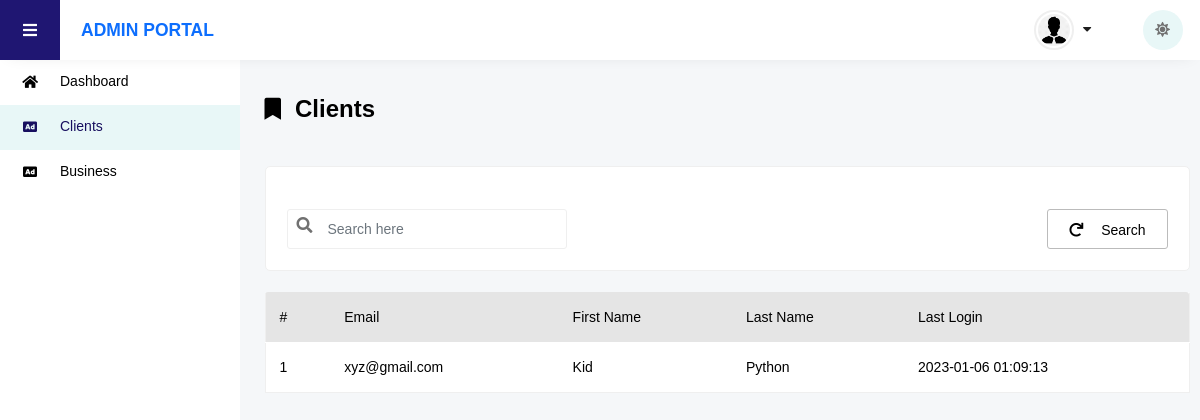
Screenshot of /admin/clients.php (signed in) with the database file from the repository.
### tables this page shows
CREATE TABLE `accounts` (
  `id` int(11) NOT NULL,
  `account_type_id` int(11) DEFAULT 0,
  `email` varchar(120) DEFAULT '',
  `password` varchar(45) DEFAULT '',
  `first_name` varchar(45) DEFAULT '',
  `last_name` varchar(45) DEFAULT '',
  `name` varchar(45) DEFAULT '',
  `last_login` varchar(45) DEFAULT '',
  `status` varchar(15) DEFAULT '',
  `email_valid` bit(1) DEFAULT b'0',
  `photo` varchar(300) DEFAULT '',
  `payment_method` varchar(3000) DEFAULT '',
  `verify` bit(1) DEFAULT b'0',
  `verify_date` varchar(45) DEFAULT '',
  `proof` varchar(300) DEFAULT '',
  `proof_date` varchar(45) DEFAULT '',
  `contact_no` varchar(45) DEFAULT ''
);

### libs/env.php (called while the page is built, shortened)
<?php
class Configuration {
    private static $environment;
    public static function GetEnvironment()
    {
        if(empty(Configuration::$environment))
        {
            switch($_SERVER['SERVER_NAME'])
            {
                default:
                    Configuration::$environment = 'dev'; break;
            }
        }
        return Configuration::$environment;
    }
}
?>

### libs/base.php (called while the page is built, shortened)
<?php
require_once('env.php');
function BASE_URL()
{
    $env = Configuration::GetEnvironment();
    switch($env)
    {
        case 'dev': return 'http://localhost:8080/event-place/';
    }
}
?>

### libs/db.php (called while the page is built)
<?php
require_once('env.php');
class Server
{
    function DbQuery($Sql)
    {
        $conn = new mysqli(
            Configuration::Setting('server'),
            Configuration::Setting('username'),
            Configuration::Setting('password'),
            Configuration::Setting('database')
        );
        if ($conn->connect_error)
        {
            die("Connection failed: " . $conn->connect_error);
        } else
        {
            return $conn->query($Sql);
        }
    }
}
?>

### admin/clients.php (the view, shortened to what this page needs)
<?php
include('../libs/base.php');
include('../libs/db.php');
$sql = "SELECT * FROM accounts WHERE account_type_id = 1";
$db = new Server();
$rows = $db->DbQuery($sql);
$cnt = mysqli_num_rows($rows);
?>
<!DOCTYPE html>
<html lang="en">
<head>
    <link rel="stylesheet" href="<?php echo BASE_URL() . 'assets/base/css/dashboard.css' ?>">
    <link rel="stylesheet" href="<?php echo BASE_URL() . 'assets/base/css/fontface' ?>">
    <link rel="stylesheet" href="<?php echo BASE_URL() . 'assets/base/css/unicons.css' ?>">
    <link rel="stylesheet" href="<?php echo BASE_URL() . 'assets/base/css/style.css' ?>">
    <link rel="stylesheet" href="<?php echo BASE_URL() . 'assets/base/css/vertical-responsive-menu.min.css' ?>">
    <link rel="stylesheet" href="<?php echo BASE_URL() . 'assets/base/css/responsive.css' ?>">
    <link rel="stylesheet" href="<?php echo BASE_URL() . 'assets/base/css/night-mode.css' ?>">
    <link rel="stylesheet" href="<?php echo BASE_URL() . 'assets/base/css/all.min.css' ?>">
    <link rel="stylesheet" href="<?php echo BASE_URL() . 'assets/base/css/owl.carousel.css' ?>">
    <link rel="stylesheet" href="<?php echo BASE_URL() . 'assets/base/css/owl.theme.default.min.css' ?>">
    <link rel="stylesheet" href="<?php echo BASE_URL() . 'assets/base/css/bootstrap.min.css' ?>">
    <link rel="stylesheet" href="<?php echo BASE_URL() . 'assets/base/css/bootstrap-select.min.css' ?>">
    <link rel="stylesheet" href="<?php echo BASE_URL() . 'assets/base/css/custom.css' ?>">
    <link rel="stylesheet" href="<?php echo BASE_URL() . 'assets/plugins/css/toastr.css' ?>">
</head>
<body class="d-flex flex-column h-100">
    <?php include("./layouts/header.php"); ?>
    <?php include("./layouts/sidebar.php"); ?>
    <div class="wrapper wrapper-body" id="vbody">
        <div class="dashboard-body">
            <div class="container-fluid">
                <div class="row">
                    <div class="col-md-12">
                        <div class="d-main-title">
                            <h3><i class="fas fa-bookmark me-3"></i></i>Clients</h3>
                        </div>
                    </div>
                    <div class="col-md-12">
                        <div class="main-card p-4 mt-5">
                            <div class="dashboard-wrap-content">
                                <div class="d-md-flex flex-wrap align-items-center">
                                    <div class="dashboard-date-wrap mt-4">
                                        <div class="form-group">
                                            <div class="relative-input position-relative">
                                                <input class="form-control h_40" type="text" placeholder="Search here" value="">
                                                <i class="fas fa-search"></i>
                                            </div>
                                        </div>
                                    </div>
                                    <div class="rs ms-auto mt-4 mt_r4">
                                        <a href="#" class="pe-4 w-100 ps-4 text-center co-main-btn h_40 d-inline-block">
                                            <i class="fa-solid fa-arrow-rotate-right me-3"></i>
                                            Search
                                        </a>
                                    </div>
                                </div>
                            </div>
                        </div>
                        <div class="event-list" id="tbList">
                            <div class="table-card mt-4">
                                <div class="main-table">
                                    <div class="table-responsive">
                                        <table class="table">
                                            <thead class="thead-dark">
                                                <tr>
                                                    <th scope="col">#</th>
                                                    <th scope="col">Email</th>
                                                    <th scope="col">First Name</th>
                                                    <th scope="col">Last Name</th>
                                                    <th scope="col">Last Login</th>
                                                </tr>
                                            </thead>
                                            <tbody>
                                            <?php
                                                if ($cnt == 0) {
                                            ?>
                                                <tr>
                                                    <td colspan="25">No records to display</td>
                                                </tr>
                                            <?php
                                                } else {
                                                    $ctr = 1;
                                                    foreach($rows as $row):
                                                        ?>
                                                        <tr>
                                                            <td><?= $ctr; ?></td>
                                                            <td><?= $row["email"]; ?></td>
                                                            <td><?= $row["first_name"]; ?></td>
                                                            <td><?= $row["last_name"]; ?></td>
                                                            <td><?= $row["last_login"]; ?></td>
                                                        </tr>
                                                        <?php
                                                        $ctr++;
                                                    endforeach;
                                                }
                                            ?>
                                            </tbody>
                                        </table>
                                    </div>
                                </div>
                            </div>
                        </div>
                    </div>
                </div>
            </div>
        </div>
    </div>
</body>
</html>

### rows the page displays
accounts: email "xyz@gmail.com", first_name "Kid", last_name "Python", last_login "2023-01-06 01:09:13"
